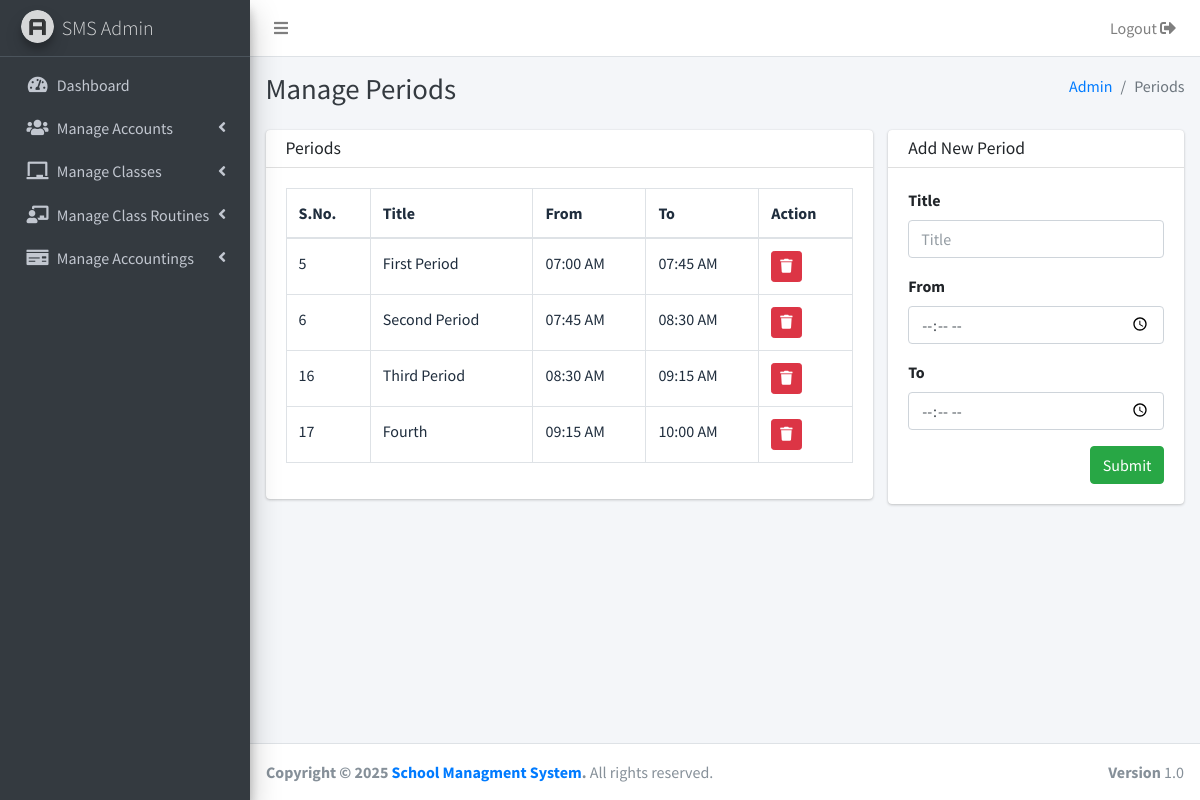
The app's page /admin/periods.php (signed in) with its own data.
### tables this page shows
CREATE TABLE `posts` (
  `id` int(11) NOT NULL,
  `author` int(11) NOT NULL DEFAULT '1',
  `title` text NOT NULL,
  `description` text NOT NULL,
  `type` varchar(100) NOT NULL,
  `publish_date` timestamp NOT NULL DEFAULT CURRENT_TIMESTAMP ON UPDATE CURRENT_TIMESTAMP,
  `modified_date` timestamp NOT NULL DEFAULT '0000-00-00 00:00:00' ON UPDATE CURRENT_TIMESTAMP,
  `status` varchar(50) NOT NULL,
  `parent` int(11) NOT NULL
);

CREATE TABLE `metadata` (
  `id` int(11) NOT NULL,
  `item_id` int(11) NOT NULL,
  `meta_key` text NOT NULL,
  `meta_value` text NOT NULL
);

### includes/functions.php (called while the page is built, shortened)
<?php
function get_posts(array $args = [],string $type = 'object')
{
    global $db_conn;
    $condition = "WHERE 0 ";
    if(!empty($args))
    {
        foreach($args as $k => $v)
        {
            $v = (string)$v;
            $condition_ar[] = "$k = '$v'";
        }
        if ($condition_ar > 0) {
            $condition = "WHERE " . implode(" AND ", $condition_ar);
        }
    };
    $sql = "SELECT * FROM posts $condition";
    $query = mysqli_query($db_conn,$sql);
    return data_output($query , $type);
}
function get_metadata($item_id,$meta_key='',$type ='object')
{
    global $db_conn;
    $query = mysqli_query($db_conn,"SELECT * FROM metadata WHERE item_id = $item_id");
    if(!empty($meta_key))
    {
        $query = mysqli_query($db_conn,"SELECT * FROM metadata WHERE item_id = $item_id AND meta_key = '$meta_key'");
    }
    return data_output($query , $type);
}
function data_output($query , $type ='object')
{
    $output = array();
    if($type == 'object')
    {
        while ($result = mysqli_fetch_object($query)) {
            $output[] = $result;
        }
    }
    else
    {
        while ($result = mysqli_fetch_assoc($query)) {
            $output[] = $result;
        }
    }
    return $output;
}
?>

### admin/periods.php (the view, shortened to what this page needs)
<?php include('header.php') ?>
<?php include('sidebar.php') ?>
    <div class="content-header">
      <div class="container-fluid">
        <div class="row mb-2">
          <div class="col-sm-6">
            <h1 class="m-0 text-dark">Manage Periods</h1>
          </div>
          <div class="col-sm-6">
            <ol class="breadcrumb float-sm-right">
              <li class="breadcrumb-item"><a href="#">Admin</a></li>
              <li class="breadcrumb-item active">Periods</li>
            </ol>
          </div>
        </div>
      </div>
    </div>
    <section class="content">
      <div class="container-fluid">
        <div class="row">
          <div class='col-lg-8'>
            <div class="card">
              <div class="card-header py-2">
                <h3 class="card-title">
                Periods
                </h3>
              </div>
              <div class="card-body">
                <div class="table-responsive bg-white">
                  <table class="table table-bordered">
                    <thead>
                      <tr>
                        <th>S.No.</th>
                        <th>Title</th>
                        <th>From</th>
                        <th>To</th>
                        <th>Action</th>
                      </tr>
                    </thead>
                    <tbody>
                      <?php
                      $args = array(
                        'type' => 'period',
                        'status' => 'publish',
                      );
                      $periods = get_posts($args);
                      foreach($periods as $period) {
                        $from = get_metadata($period->id, 'from')[0]->meta_value;
                        $to = get_metadata($period->id, 'to')[0]->meta_value;
                        ?>
                      <tr>
                        <td><?=$period->id?></td>
                        <td><?=$period->title?></td>
                        <td><?php echo date('h:i A',strtotime($from)) ?></td>
                        <td><?php echo date('h:i A',strtotime($to)) ?></td>
                        <td><a href="#" class="btn btn-sm btn-danger delete-row" data-id="<?=$period->id?>"><i class="fa fa-trash"></i></a></td>
                      </tr>
                      <?php } ?>
                  </table>
                </div>
              </div>
            </div>
          </div>
          <div class="col-lg-4">
            <div class="card">
              <div class="card-header py-2">
                <h3 class="card-title">
                  Add New Period
                </h3>
              </div>
              <div class="card-body">
                <form  id="period-registration" >
                  <div class="form-group">
                    <label for="title">Title</label>
                    <input type="text" name="title" placeholder="Title" required class="form-control">
                  </div>
                  <div class="form-group">
                    <label for="title">From</label>
                    <input type="time" name="from" placeholder="From" required class="form-control">
                  </div>
                  <div class="form-group">
                    <label for="title">To</label>
                    <input type="time" name="to" placeholder="To" required class="form-control">
                  </div>
                  <button name="submit" class="btn btn-success float-right">
                    Submit
                  </button>
                </form>
              </div>
            </div>
          </div>
        </div>
      </div>
    </section>
<?php include('footer.php') ?>

### admin/header.php (shortened to what this page needs)
<?php
  $site_url = 'http://localhost/sms-project/';
?>
<!DOCTYPE html>
<html lang="en">
<head>
  <link rel="stylesheet" href="../plugins/fontawesome-free/css/all.min.css">
  <link rel="stylesheet" href="../plugins/overlayScrollbars/css/OverlayScrollbars.min.css">
  <link rel="stylesheet" href="../plugins/datatables-bs4/css/dataTables.bootstrap4.min.css">
  <link rel="stylesheet" href="../plugins/datatables-responsive/css/responsive.bootstrap4.min.css">
  <link rel="stylesheet" href="../plugins/datatables-buttons/css/buttons.bootstrap4.min.css">
  <link rel="stylesheet" href="../dist/css/adminlte.min.css">
</head>
<body class="hold-transition sidebar-mini layout-fixed layout-navbar-fixed layout-footer-fixed">
<div class="wrapper">

### admin/sidebar.php (shortened to what this page needs)
<nav class="main-header navbar navbar-expand navbar-white navbar-light">
  <ul class="navbar-nav">
    <li class="nav-item">
      <a class="nav-link" data-widget="pushmenu" href="#" role="button"><i class="fas fa-bars"></i></a>
    </li>
  </ul>
  <ul class="navbar-nav ml-auto">
    <li class="nav-item">
      <a href="../logout.php" class="nav-link" title="Logout">
      Logout <i class="fa fa-sign-out-alt"></i>
      </a>
    </li>
  </ul>
</nav>
<aside class="main-sidebar sidebar-dark-primary elevation-4">
  <a href="<?=$site_url?>/admin/dashboard.php" class="brand-link">
    <img src="../dist/img/AdminLTELogo.png" alt="AdminLTE Logo" class="brand-image img-circle elevation-3"
         style="opacity: .8">
    <span class="brand-text font-weight-light">SMS Admin</span>
  </a>
  <div class="sidebar">
    <nav class="mt-2">
      <ul class="nav nav-pills nav-sidebar flex-column" data-widget="treeview" role="menu" data-accordion="false">
        <li class="nav-item">
          <a href="<?=$site_url?>admin/dashboard.php" class="nav-link">
            <i class="nav-icon fas fa-tachometer-alt"></i>
            <p>Dashboard</p>
          </a>
        </li>
        <li class="nav-item has-treeview">
          <a href="#" class="nav-link">
            <i class="nav-icon fas fa-users"></i>
            <p>
              Manage Accounts
              <i class="fas fa-angle-left right"></i>
            </p>
          </a>
        </li>
        <li class="nav-item has-treeview">
          <a href="#" class="nav-link">
            <i class="nav-icon fas fa-chalkboard"></i>
            <p>
              Manage Classes
              <i class="fas fa-angle-left right"></i>
            </p>
          </a>
        </li>
        <li class="nav-item has-treeview">
          <a href="#" class="nav-link">
            <i class="nav-icon fas fa-chalkboard-teacher"></i>
            <p>
              Manage Class Routines
              <i class="fas fa-angle-left right"></i>
            </p>
          </a>
        </li>
        <li class="nav-item has-treeview">
          <a href="#" class="nav-link">
            <i class="nav-icon fas fa-money-check"></i>
            <p>
              Manage Accountings
              <i class="fas fa-angle-left right"></i>
            </p>
          </a>
        </li>
      </ul>
    </nav>
  </div>
</aside>
<div class="content-wrapper">

### admin/footer.php (shortened to what this page needs)
  </div>
  <footer class="main-footer">
    <strong>Copyright &copy; 2025 <a href="#">School Managment System</a>.</strong>
    All rights reserved.
    <div class="float-right d-none d-sm-inline-block">
      <b>Version</b> 1.0
    </div>
  </footer>
</div>
</body>
</html>

### records on screen
posts: id "5", title "First Period", id.meta_value "07:00 AM", id.meta_value "07:45 AM"
posts: id "6", title "Second Period", id.meta_value "07:45 AM", id.meta_value "08:30 AM"
posts: id "16", title "Third Period", id.meta_value "08:30 AM", id.meta_value "09:15 AM"
posts: id "17", title "Fourth", id.meta_value "09:15 AM", id.meta_value "10:00 AM"
